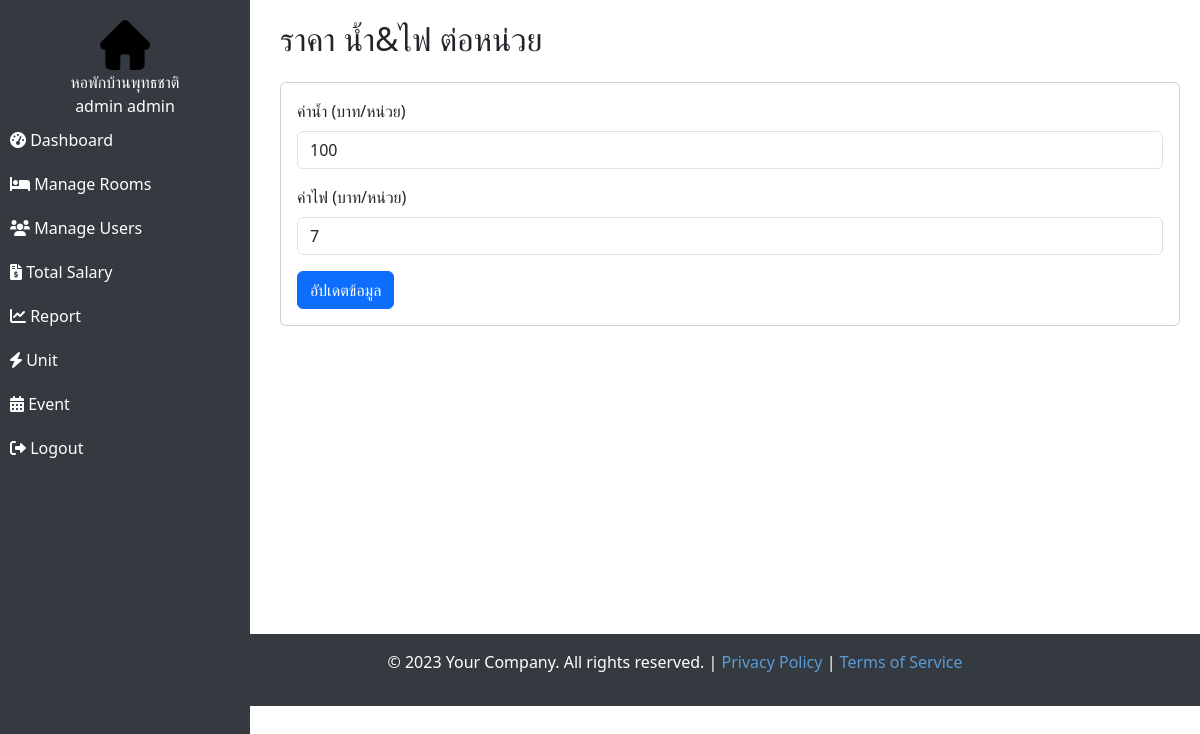
Screenshot of /admin/electricity_and_water_unit.php (signed in) with the database file from the repository.
### tables this page shows
CREATE TABLE `users` (
  `id` int(11) NOT NULL,
  `username` varchar(50) NOT NULL,
  `password` varchar(255) NOT NULL,
  `role` enum('admin','staff','tenant') NOT NULL,
  `full_name` varchar(100) NOT NULL,
  `phone` varchar(20) DEFAULT NULL,
  `email` varchar(100) DEFAULT NULL,
  `created_at` timestamp NOT NULL DEFAULT current_timestamp(),
  `IDCard` int(200) DEFAULT NULL,
  `Img` varchar(200) DEFAULT NULL,
  `idcard_img` varchar(200) DEFAULT NULL,
  `charter` varchar(200) DEFAULT NULL
);

CREATE TABLE `meter` (
  `id` int(11) NOT NULL,
  `water` int(20) DEFAULT NULL,
  `electricity` int(20) DEFAULT NULL,
  `Date` timestamp NOT NULL DEFAULT current_timestamp() ON UPDATE current_timestamp()
);

### admin/electricity_and_water_unit.php (the view, shortened to what this page needs)
<?php
include("../config/database.php");
if (isset($_SESSION['user_id'])) {
    $user_id = $_SESSION['user_id'];
    $user_sql = "SELECT full_name FROM users WHERE id = ?";
    $stmt = $conn->prepare($user_sql);
    $stmt->bind_param("i", $user_id);
    $stmt->execute();
    $user_result = $stmt->get_result();
    $user_data = $user_result->fetch_assoc();
    $full_name = $user_data['full_name'] ?? 'Guest';
} else {
    $full_name = 'Guest';
}
$sql = "SELECT * FROM meter WHERE id = 1";
$result = $conn->query($sql);
$data = $result->fetch_assoc();
?>
<!DOCTYPE html>
<html lang="en">
<head>
    <link href="https://cdn.jsdelivr.net/npm/bootstrap@5.3.0/dist/css/bootstrap.min.css" rel="stylesheet">
    <link rel="stylesheet" href="https://cdn.jsdelivr.net/npm/bootstrap-icons@1.10.5/font/bootstrap-icons.css">
    <link rel="stylesheet" href="https://cdnjs.cloudflare.com/ajax/libs/font-awesome/6.0.0-beta3/css/all.min.css">
    <link rel="stylesheet" href="https://cdn.jsdelivr.net/npm/sweetalert2@11/dist/sweetalert2.min.css">
</head>
<body>
    <?php
    include "../assets/assets/admin_sidebar.php";
    ?>
    <div class="content">
        <h2 class="mb-4">ราคา น้ำ&ไฟ ต่อหน่วย</h2>
        <div class="card">
            <div class="card-body">
                <form method="post" action="process/update_process_unit.php">
                    <div class="mb-3">
                        <label for="water" class="form-label">ค่าน้ำ (บาท/หน่วย)</label>
                        <input type="number" class="form-control" id="water" name="water"
                            value="<?php echo $data['water']; ?>" required>
                    </div>
                    <div class="mb-3">
                        <label for="electricity" class="form-label">ค่าไฟ (บาท/หน่วย)</label>
                        <input type="number" class="form-control" id="electricity" name="electricity"
                            value="<?php echo $data['electricity']; ?>" required>
                    </div>
                    <button type="submit" class="btn btn-primary">อัปเดตข้อมูล</button>
                </form>
            </div>
        </div>
    </div>
    <br><br><br><br><br><br><br><br> <br><br><br><br>
    <div class="footer">
        <p>&copy; 2023 Your Company. All rights reserved. | <a href="#">Privacy Policy</a> | <a href="#">Terms of
                Service</a></p>
    </div>
</body>
</html>

### assets/assets/admin_sidebar.php
<div class="sidebar">
    <center><img src="../assets/images/home.png" alt="Logo" width="50"></center>
    <center style="color: white;">หอพักบ้านพุทธชาติ</center>
    <center style="color: white;"><?php echo htmlspecialchars($full_name); ?></center>
    <a href="dashboard.php"><i class="fas fa-tachometer-alt"></i> Dashboard</a>
    <a href="manage_rooms.php"><i class="fas fa-bed"></i> Manage Rooms</a>
    <a href="manage_users.php"><i class="fas fa-users"></i> Manage Users</a>
    <a href="manage_bills.php"><i class="fas fa-file-invoice-dollar"></i> Total Salary</a>
    <a href="reports.php"><i class="fas fa-chart-line"></i> Report</a>
    <a href="electricity_and_water_unit.php"><i class="fas fa-bolt"></i> Unit</a>
    <a href="event.php"><i class="fas fa-calendar-alt"></i> Event</a>
    <a href="../public/logout.php"><i class="fas fa-sign-out-alt"></i> Logout</a>
</div>

### admin/electricity_and_water_unit.php (style rules this page uses)
.sidebar { height: 100vh; width: 250px; position: fixed; top: 0; left: 0; background-color: #343a40; padding-top: 20px; }
.sidebar a { padding: 10px; text-decoration: none; color: white; display: block; }
.content { margin-left: 260px; padding: 20px; }
.footer { margin-left: 150px; padding: 16px; background-color: #343a40; color: white; text-align: center; }
.footer a { color: #5b9bd5; text-decoration: none; }
.sidebar img { display: block; margin: 0 auto; border-radius: 10px; }

### rows the page displays
users: full_name "admin admin"
meter: water "100", electricity "7"
